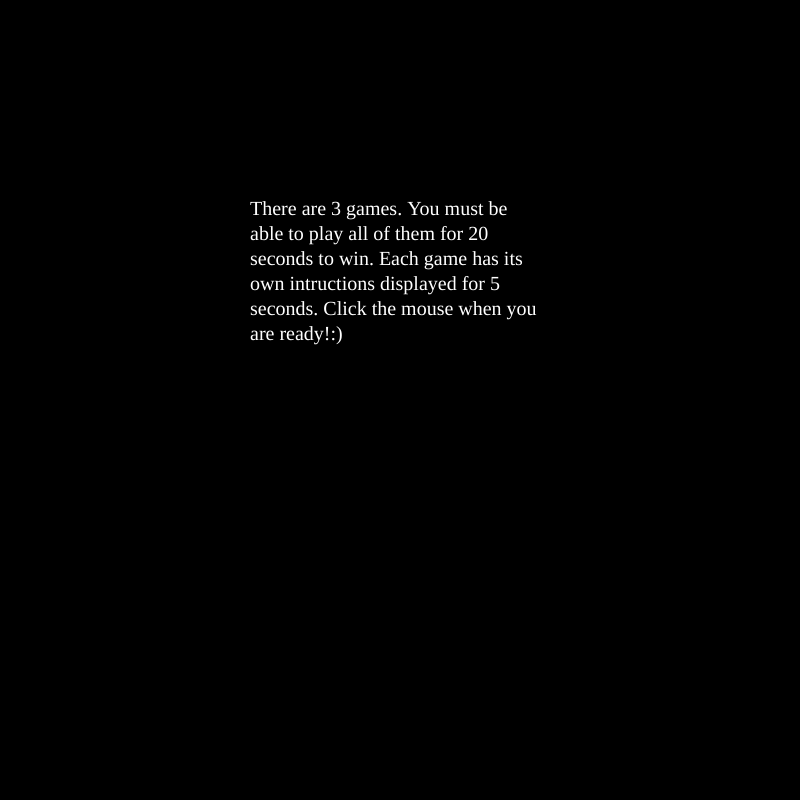
Frame 1 (no input)
Frame 60 (no input): identical to frame 1, image omitted
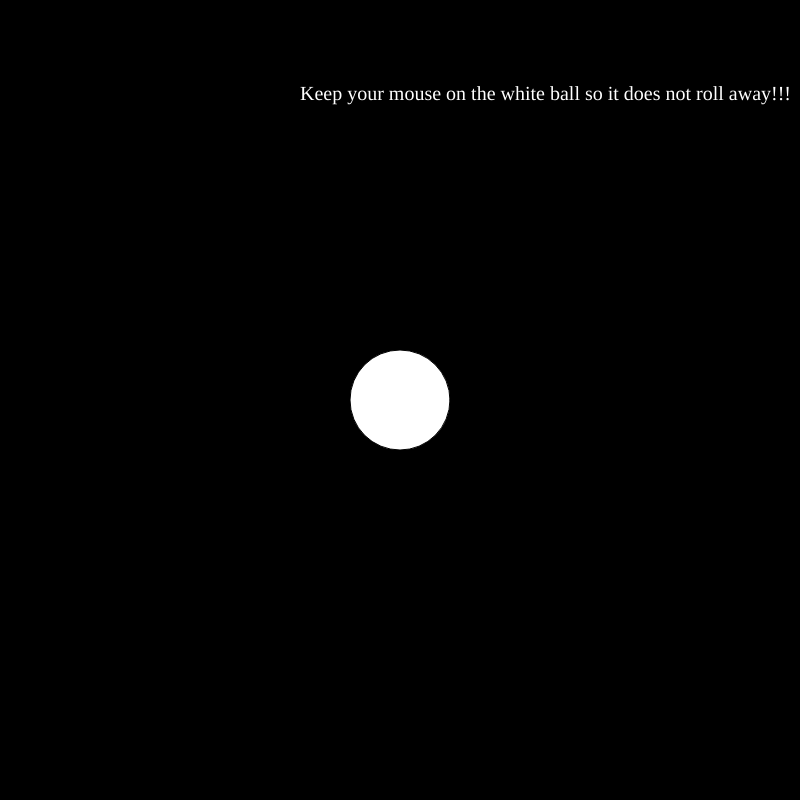
Frame 120 (the mouse pressed at the canvas centre since frame 60)

The p5.js sketch that drew these frames (run headless with seeded random() and noise() and a simulated clock; from frame 60 on, the mouse is pressed at the canvas centre):

// p5.js sketch
// ── sketch.js
var state = 8;
var y = 400;
var x = 400;
var xspid = 5;
var yspid = 3.2;
var s = 100;
var loseTimer = 5;
var G1timer = 20;
var G2timer = 20;
var G3timer = 20;
var infoTimer = 5;
var pongx = 0;
var pongy = 400;
var velocity =0;
var acceleration = -10;
var position = 0;
var ballx;
var lives = 4;
function setup()
{
        createCanvas(800,800);
        ballx = random(800);
}
function draw()
{
        fill('white');
        if(lives == 0)
                state =0;
        textFont('Georgia');
        textSize(20);
        switch(state)
        {

                case 0:
                        LoseScreen();
                        break;
                case 1:
                        console.log('case1');
                        background('black');
                        textFont('white');
                        text('Keep your mouse on the white ball so it does not roll away!!!',300,100);
                        ellipse(x, y, s, s);

                        infoTimer-= 1/60;
                        if(infoTimer < 0)
                        {
                                state = 2;
                                infoTimer = 5;
                        }
                        break;
                case 2:
                        GameOne();
                        break;
                case 3:
                        background('green');
                        textFont('white');
                        text('Bounce the ball! Every time it will fall in a different place!',300,300);
                        //ellipse(x, y, s, s);

                        infoTimer-=1/60;
                        if(infoTimer < 0)
                        {
                                state = 4;
                                infoTimer = 5;
                        }
                        break;
                case 4:
                        GameTwo();
                        break;
                case 5:
                        background('blue');
                        textFont('white');
                        text('Play PONG with the wall for 20 seconds!',300,300);
                        //ellipse(x, y, s, s);

                        infoTimer-=1/60;
                        if(infoTimer < 0)
                        {
                                state = 6;
                                infoTimer = 5;
                        }
                        break;
                case 6:
                        GameThree();
                        break;
                case 7:
                        WinScreen();
                        break;
                case 8:
                        background('black');
                        text('There are 3 games. You must be able to play all of them for 20 seconds to win. Each game has its own intructions displayed for 5 seconds. Click the mouse when you are ready!:)',250,200,300,300);
                        if (mouseIsPressed) {
                                state = 1;
                        }
                        break;
        }
}

function LoseScreen()
{

        background('red');
        text("YOU SUCK! HAHA", 600,600);
        loseTimer -=1/60;
        //console.log(loseTimer);
        //console.log(lives);
        if(loseTimer <=0){
                velocity = 0;
                state = 8;
                lives = 4;
                xspid = 5;
                yspid = 3.2;
                G1timer = 20;
                G2timer = 20;
                G3timer = 20;
        }

}
function GameOne()
{
        loseTimer = 5;
        background('black');
        textSize(20);
        text("time left:"+G1timer,650,20);
        text("lives: "+lives,20,20);
        fill('white');
        ellipse(x, y, s, s);

        x += (x - mouseX) /50;
        y += (y - mouseY) /50;
        //console.log(G1timer);
        if(y> height|| y< 0)
        {
                lives--;
                G1timer+=10;
                x = mouseX;
                y = mouseY;
        }
        if(x> width|| x< 0)
        {
                lives--;
                G1timer+=10
                x = mouseX;
                y = mouseY;
        }
        if(G1timer <= 0)
                state = 3;
        G1timer-=1/60;

}
function GameTwo()
{
        if(mouseX > x)
                x += 20;
        if(mouseX < x)
                x -= 20;
        background('green');
        textSize(20);
        text("lives: "+lives,20,20);
        text("time left:"+G2timer,650,20);
        fill('black');
        rect(x,750,200,25);

        acceleration = 1000;
        velocity = velocity + acceleration/60;
        //console.log(velocity);
        //console.log(position);
        position =  position + velocity/60 + acceleration/3600;

        if(ballx>x&& ballx<x+200&&position>=725)
        {
                velocity = velocity *-1.1;
                //G2timer = 0;
                position = 724;
        }
        if(position < 0)
        {
                ballx = random(800);
                velocity = 0;
        }
        if (position > 726)
        {
                G2timer+=10;
                position = 0;
                ballx = random(800);
                velocity = 0;
                velocity *= 0.9;
                lives--;
        }
        ellipse(ballx,position,50,50);
        G2timer-=1/60;
        if(G2timer < 0)
                state = 5;
        //console.log(G2timer);
}
function GameThree()
{
        background('blue');
        text("time left:"+G3timer,650,20);
        text("lives: "+lives,20,20);
        fill('white');
        rect(750, mouseY, 25, 100);
        ellipse(pongx,pongy,25,25);
        pongx += xspid;
        pongy += yspid;
        if(pongy<0||pongy>775)
                yspid*=-1;
        if(pongx<0)
                xspid*=-1;
        if(pongx > 725&&(pongy>mouseY&&pongy<mouseY+100))
                xspid *= -1.1;
        if(pongx > 800){
                pongx = 0;
                pongy = random(4)+2;
                G3timer +=10;
                lives--;
        }
        G3timer-=1/60;
        //console.log(G3timer);
        if(G3timer <= 0)
                state = 7;
}
function WinScreen()
{
        background('yellow');
        fill('black');
        textSize(100);
        text("YOU WIN!", 150,400);
}
